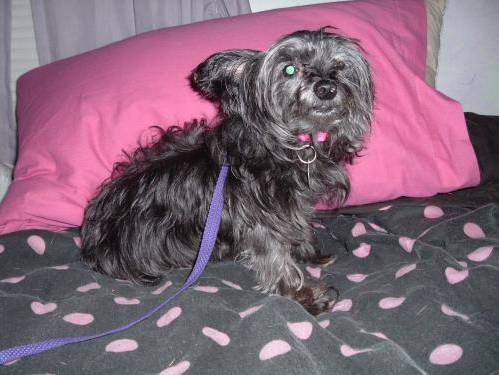
#> input picture 이미지 처리 모델/이미지데이터/dataset/val/dogs/dataset_val_dogs_dog.0.jpg, 499 x 375 px; its folder holds only this picture in this run
$ jupyter execute --allow-errors '실습4-딥러닝_모델_학습을_위한_이미지_불러오기.ipynb'
#> lines starting #> are read from the running program, lines starting #| are printed output that depends on the picture
# 딥러닝 모델 학습을 위한 이미지 불러오기

지시사항
Image.open을 이용해서 이미지를 불러오는 함수load_image를 완성하세요.
열어야 하는 이미지 파일은 path 경로의 name 이름을 가지고 있습니다.

이미지의 크기를 PIL과 numpy를 통해 확인하는 코드를 완성하세요.
PIL 이미지의 크기를 확인할 때는 size를 사용합니다. 이미지의 크기를 출력하는 함수를 완성하세요.
이미지를 numpy 배열로 변환하여 np_img에 저장하세요.
numpy 배열의 shape를 이용하여 이미지의 형태를 출력하세요

PIL과 numpy로 이미지를 다루는 코드를 완성하세요.
numpy 배열에서 (10, 20)에 위치한 픽셀 값을 가져와 출력하는 코드를 완성하세요. PIL로 가져온 픽셀의 값과 같아야 합니다.
numpy로 변환하면 (세로, 가로, 채널)의 형태로 저장되는 점을 이용하세요
PIL을 이용하여 이미지의 크기를 (224, 224)로 변경하세요.
Tips
load_image: 이미지의 경로(path)와 이미지 이름(name)을 매개변수로 받아 해당 이미지를 불러와 반환합니다.

PIL.Image.open(fp): 파일 경로를 fp로 전달하면 해당 이미지를 불러옵니다.

np.array(img): 이미지를 numpy 배열 형식으로 변환합니다.

[cell 1]
from elice_utils import EliceUtils

#> (the rest of this cell did not finish here and is left out)

[cell 2]
from PIL import Image
import matplotlib.pyplot as plt
import os
import numpy as np

def show_plot(img, title=" "):
    plt.title(title)
    plt.imshow(img)
    plt.savefig("tmp.png")

def load_image(path, name):
    # TODO: [지시사항 1번] 이미지를 불러오는 함수를 완성하세요
#> called with path = './dataset/val/dogs', name = 'dataset_val_dogs_dog.0.jpg'
    img = Image.open(os.path.join(path, name))
#> img is the input picture: PIL image 499x375 RGB; mean R, G, B 129.6, 101.6, 119.2
    return img


data_path = "./dataset/val/dogs"


# 이미지를 불러와 plt를 이용하여 출력합니다
names = os.listdir(data_path)
img = load_image(data_path, names[0])

# 원본 이미지를 출력
show_plot(img, "PIL original image")


# TODO: [지시사항 2번] 지시사항에 따라 이미지의 크기를 확인하는 코드를 완성하세요.
# PIL을 통해 이미지 크기 확인
pil_size = img.size
#> pil_size = (499, 375)
print("PIL을 통한 이미지 크기:", pil_size)
#| PIL을 통한 이미지 크기: (499, 375)

# PIL 이미지를 numpy 배열로 변환
np_img = np.array(img)

# numpy 배열의 shape 확인
np_shape = np_img.shape
#> np_shape = (375, 499, 3)
print("numpy 배열 shape:", np_shape)
#| numpy 배열 shape: (375, 499, 3)
show_plot(np_img, "Numpy array image")
#> call 2 of show_plot, with title = 'Numpy array image'
#> in show_plot (call 2), `plt.savefig("tmp.png")`:
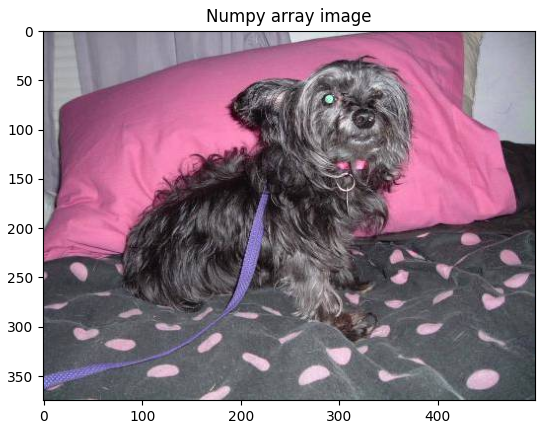
#> figure drawn by matplotlib, 1 panel

# TODO: [지시사항 3번] PIL과 numpy를 이용하여 이미지를 다루는 코드를 완성하세요.
# PIL.Image에서 x=10, y=20 의 픽셀값 가져오기
pil_pix = img.load()[10, 20]
#> pil_pix = (135, 133, 146)

# numpy 배열에서 x=10, y=20 의 픽셀값을 가져오세요
np_pix = np_img[20, 10]
#> np_pix = [135, 133, 146]
print("PIL의 픽셀값: {}, numpy의 픽셀값: {}".format(pil_pix, np_pix))
#| PIL의 픽셀값: (135, 133, 146), numpy의 픽셀값: [135 133 146]

# PIL을 이용하여 이미지의 크기를 (224,224)로 변형하세요.
resized_img = img.resize((224, 224))
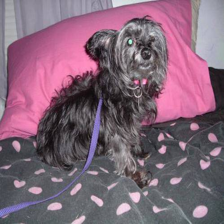
#> resized_img: PIL image 224x224 RGB; mean R, G, B 129.6, 101.6, 119.2

# resize된 이미지 출력
show_plot(resized_img, "Resized image")
#> call 3 of show_plot, with title = 'Resized image'
#> in show_plot (call 3), `plt.savefig("tmp.png")`:
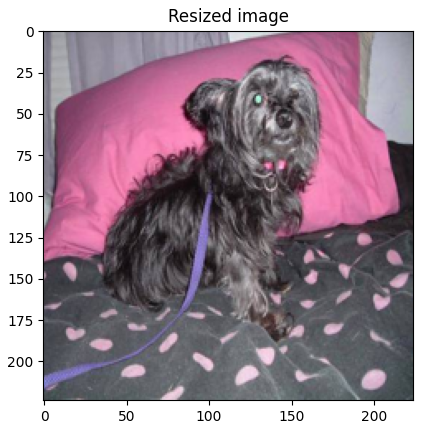
#> figure drawn by matplotlib, 1 panel
print("resize 결과 사이즈:", resized_img.size)
#| resize 결과 사이즈: (224, 224)

$ run again, on 이미지 처리 모델/이미지데이터/dataset/val/dogs/dataset_val_dogs_dog.4.jpg
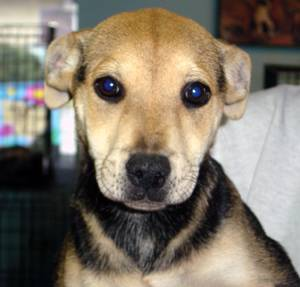
#> input picture 이미지 처리 모델/이미지데이터/dataset/val/dogs/dataset_val_dogs_dog.4.jpg, 300 x 287 px
#> in load_image, img is the input picture: PIL image 300x287 RGB; mean R, G, B 129.1, 119.3, 105.5
#| PIL을 통한 이미지 크기: (300, 287)
#| numpy 배열 shape: (287, 300, 3)
#> pil_pix = (234, 229, 210)
#> np_pix = [234, 229, 210]
#| PIL의 픽셀값: (234, 229, 210), numpy의 픽셀값: [234 229 210]
#> `resized_img = img.resize((224, 224))`:
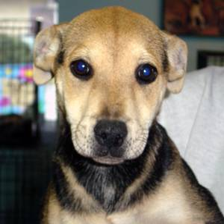
#> resized_img: PIL image 224x224 RGB; mean R, G, B 129.1, 119.3, 105.5
#> in show_plot (call 3), `plt.savefig("tmp.png")`:
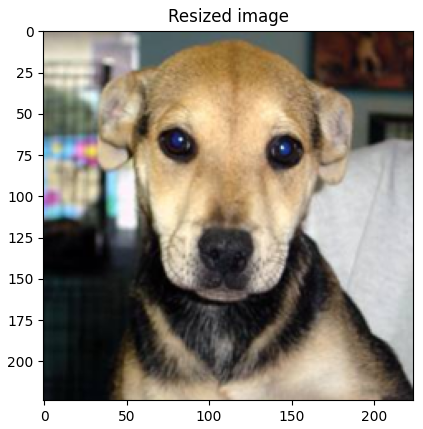
#> figure drawn by matplotlib, 1 panel
#| resize 결과 사이즈: (224, 224)

$ run again, on 이미지 처리 모델/이미지데이터/dataset/val/dogs/dataset_val_dogs_dog.5.jpg
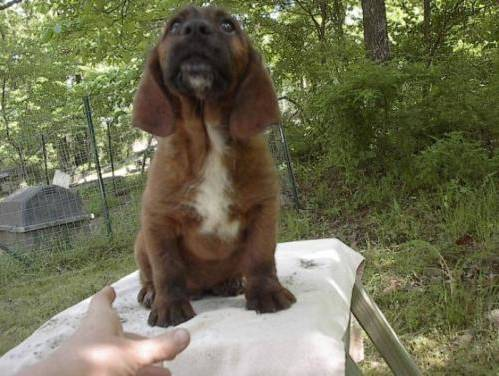
#> input picture 이미지 처리 모델/이미지데이터/dataset/val/dogs/dataset_val_dogs_dog.5.jpg, 499 x 376 px
#> in load_image, img is the input picture: PIL image 499x376 RGB; mean R, G, B 110.5, 109.7, 81.8
#| PIL을 통한 이미지 크기: (499, 376)
#| numpy 배열 shape: (376, 499, 3)
#> pil_pix = (126, 134, 85)
#> np_pix = [126, 134, 85]
#| PIL의 픽셀값: (126, 134, 85), numpy의 픽셀값: [126 134  85]
#> `resized_img = img.resize((224, 224))`:
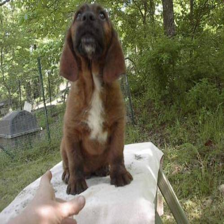
#> resized_img: PIL image 224x224 RGB; mean R, G, B 110.5, 109.7, 81.8
#> in show_plot (call 3), `plt.savefig("tmp.png")`:
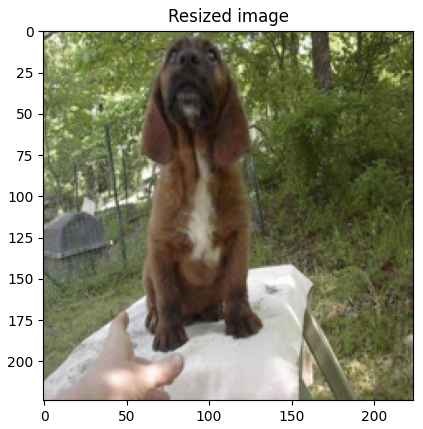
#> figure drawn by matplotlib, 1 panel
#| resize 결과 사이즈: (224, 224)

$ run again, on 이미지 처리 모델/이미지데이터/dataset/val/dogs/dataset_val_dogs_dog.6.jpg
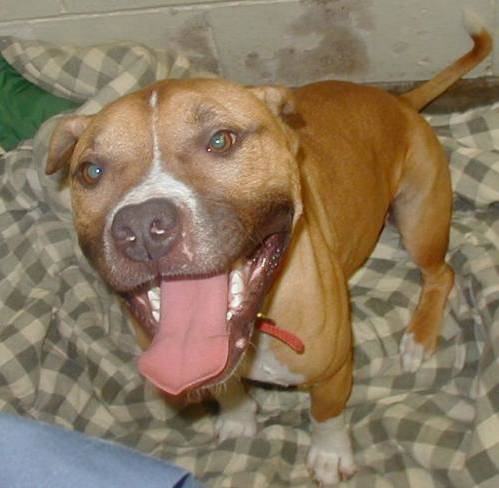
#> input picture 이미지 처리 모델/이미지데이터/dataset/val/dogs/dataset_val_dogs_dog.6.jpg, 499 x 488 px
#> in load_image, img is the input picture: PIL image 499x488 RGB; mean R, G, B 138.4, 120.4, 96
#| PIL을 통한 이미지 크기: (499, 488)
#| numpy 배열 shape: (488, 499, 3)
#> in show_plot (call 2), `plt.savefig("tmp.png")`:
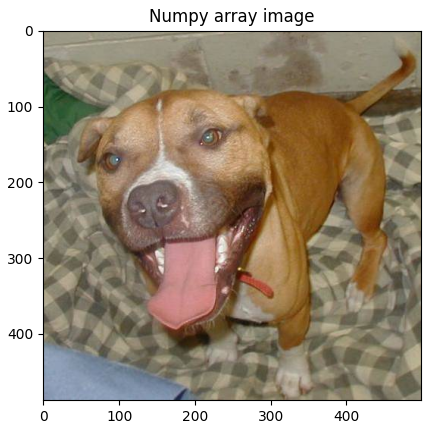
#> figure drawn by matplotlib, 1 panel
#> pil_pix = (140, 137, 118)
#> np_pix = [140, 137, 118]
#| PIL의 픽셀값: (140, 137, 118), numpy의 픽셀값: [140 137 118]
#> in show_plot (call 3), `plt.savefig("tmp.png")`:
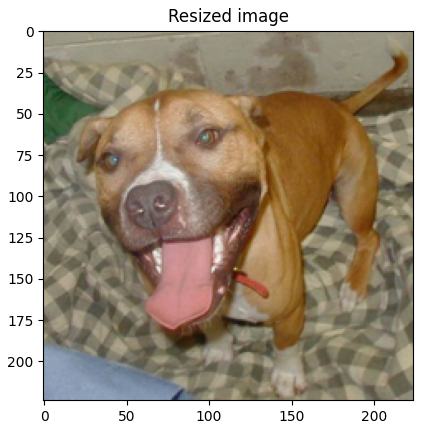
#> figure drawn by matplotlib, 1 panel
#| resize 결과 사이즈: (224, 224)

$ run again, on 이미지 처리 모델/이미지데이터/dataset/val/dogs/dataset_val_dogs_dog.1.jpg
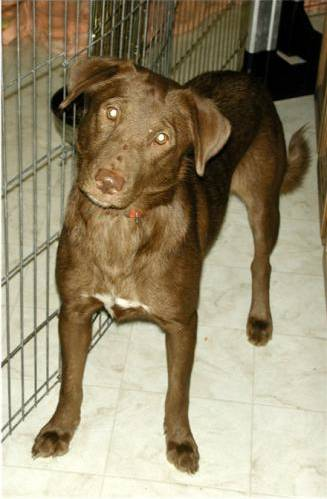
#> input picture 이미지 처리 모델/이미지데이터/dataset/val/dogs/dataset_val_dogs_dog.1.jpg, 327 x 499 px
#> in load_image, img is the input picture: PIL image 327x499 RGB; mean R, G, B 150.2, 139, 111.5
#| PIL을 통한 이미지 크기: (327, 499)
#| numpy 배열 shape: (499, 327, 3)
#> pil_pix = (118, 87, 41)
#> np_pix = [118, 87, 41]
#| PIL의 픽셀값: (118, 87, 41), numpy의 픽셀값: [118  87  41]
#> `resized_img = img.resize((224, 224))`:
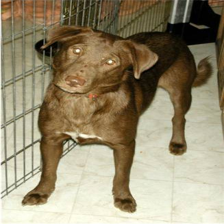
#> resized_img: PIL image 224x224 RGB; mean R, G, B 150.2, 139, 111.5
#> in show_plot (call 3), `plt.savefig("tmp.png")`:
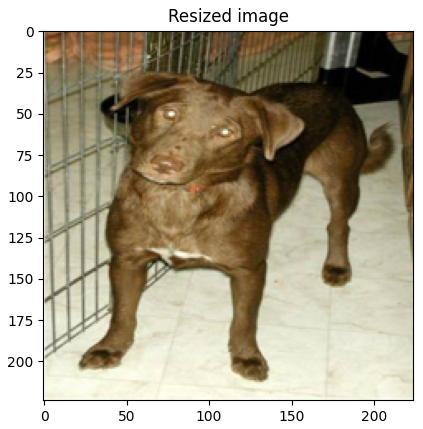
#> figure drawn by matplotlib, 1 panel
#| resize 결과 사이즈: (224, 224)
